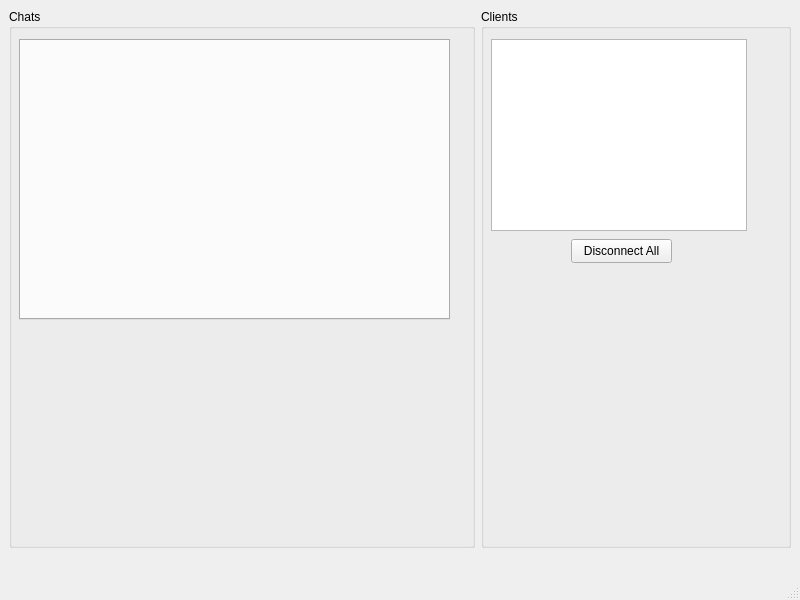
<?xml version="1.0" encoding="UTF-8"?>
<ui version="4.0">
 <class>MainWindow</class>
 <widget class="QMainWindow" name="MainWindow">
  <property name="geometry">
   <rect>
    <x>0</x>
    <y>0</y>
    <width>800</width>
    <height>600</height>
   </rect>
  </property>
  <property name="windowTitle">
   <string>MainWindow</string>
  </property>
  <widget class="QWidget" name="centralwidget">
   <widget class="QGroupBox" name="groupBox">
    <property name="geometry">
     <rect>
      <x>9</x>
      <y>9</y>
      <width>466</width>
      <height>539</height>
     </rect>
    </property>
    <property name="title">
     <string>Chats</string>
    </property>
    <widget class="QTabWidget" name="tabChats">
     <property name="geometry">
      <rect>
       <x>10</x>
       <y>30</y>
       <width>431</width>
       <height>281</height>
      </rect>
     </property>
    </widget>
   </widget>
   <widget class="QGroupBox" name="groupBox_2">
    <property name="geometry">
     <rect>
      <x>481</x>
      <y>9</y>
      <width>310</width>
      <height>539</height>
     </rect>
    </property>
    <property name="title">
     <string>Clients</string>
    </property>
    <widget class="QListWidget" name="listClients">
     <property name="geometry">
      <rect>
       <x>10</x>
       <y>30</y>
       <width>256</width>
       <height>192</height>
      </rect>
     </property>
    </widget>
    <widget class="QPushButton" name="btnDisconnctAll">
     <property name="geometry">
      <rect>
       <x>90</x>
       <y>230</y>
       <width>101</width>
       <height>24</height>
      </rect>
     </property>
     <property name="text">
      <string>Disconnect All</string>
     </property>
    </widget>
   </widget>
  </widget>
  <widget class="QMenuBar" name="menubar">
   <property name="geometry">
    <rect>
     <x>0</x>
     <y>0</y>
     <width>800</width>
     <height>21</height>
    </rect>
   </property>
  </widget>
  <widget class="QStatusBar" name="statusbar">
   <property name="enabled">
    <bool>true</bool>
   </property>
  </widget>
 </widget>
 <resources/>
 <connections/>
</ui>
